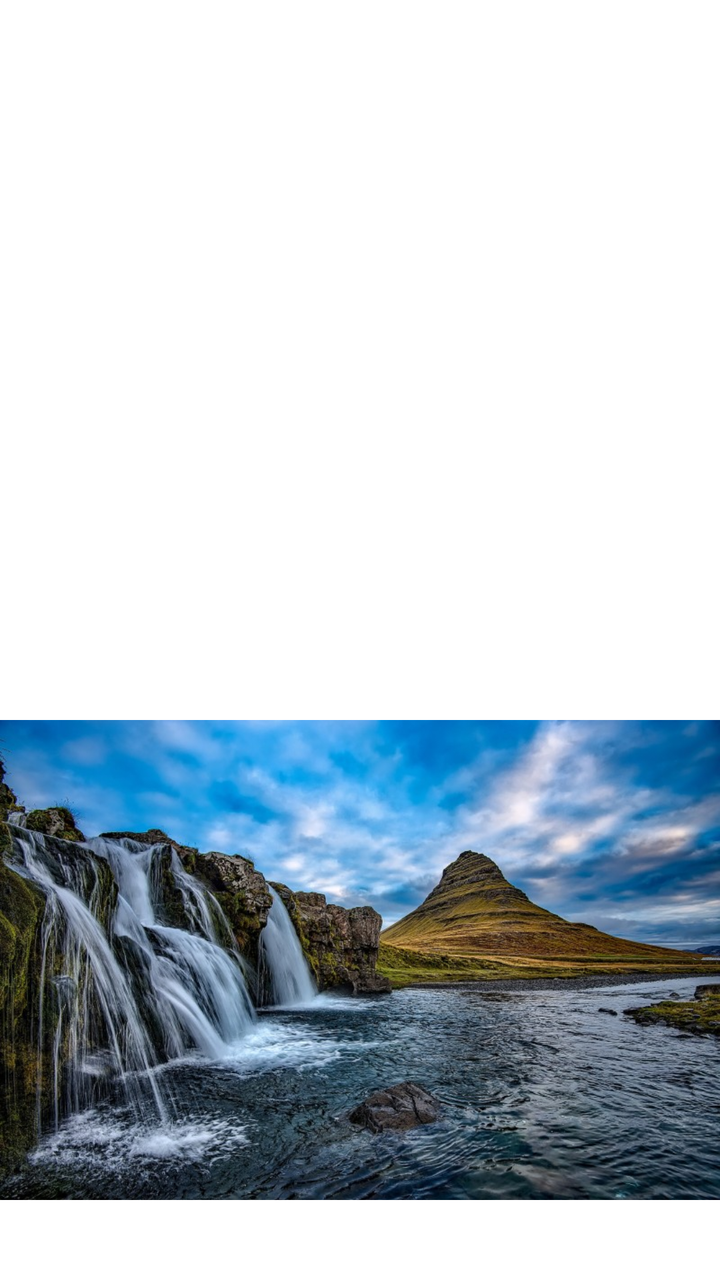
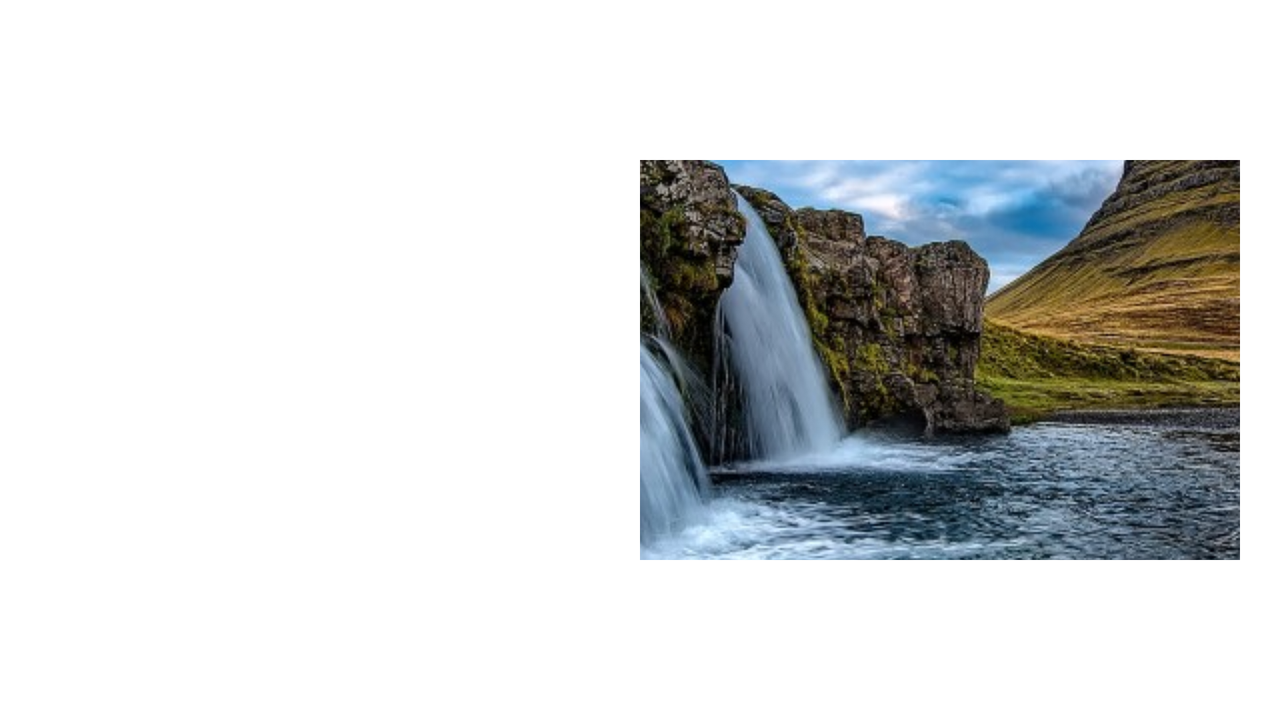

One screen, two layout resources from the same app: the default and the repository's alternative for another configuration. Each is rendered where Android would select it; the XML of both is given below.
<!-- AndroidManifest.xml: application theme Theme.AndroidFirst -->
<!-- res/layout/activity_main7.xml -->
<?xml version="1.0" encoding="utf-8"?>
<LinearLayout xmlns:android="http://schemas.android.com/apk/res/android"
    xmlns:app="http://schemas.android.com/apk/res-auto"
    xmlns:tools="http://schemas.android.com/tools"
    android:layout_width="match_parent"
    android:layout_height="match_parent"
    android:orientation="vertical"
    tools:context=".MainActivity7">

    <ImageView
        android:layout_width="match_parent"
        android:layout_height="0dp"
        android:layout_weight="1"
        android:adjustViewBounds="true"
        android:src="@drawable/natural1" />

    <ImageView
        android:layout_width="match_parent"
        android:layout_height="0dp"
        android:layout_weight="1"
        android:adjustViewBounds="true"
        android:src="@drawable/nature" />

</LinearLayout>
<!-- resources referenced by this layout -->
<resources>
  <!-- drawable nature: jpg bitmap (drawable, 167965 bytes) -->
</resources>
<!-- res/layout-land/activity_main7.xml (the repository's variant of the layout above) -->
<!-- drawn on the phone turned sideways -->
<?xml version="1.0" encoding="utf-8"?>
<LinearLayout xmlns:android="http://schemas.android.com/apk/res/android"
    xmlns:app="http://schemas.android.com/apk/res-auto"
    xmlns:tools="http://schemas.android.com/tools"
    android:layout_width="match_parent"
    android:layout_height="match_parent"
    android:gravity="center"
    android:orientation="horizontal"
    android:paddingLeft="20dp"
    android:paddingRight="20dp"
    tools:context=".MainActivity7">

    <ImageView
        android:layout_width="0dp"
        android:layout_height="200dp"
        android:layout_weight="1"
        android:scaleType="center"
        android:src="@drawable/natural1" />

    <ImageView
        android:layout_width="0dp"
        android:layout_height="200dp"
        android:layout_weight="1"
        android:scaleType="center"
        android:src="@drawable/nature" />

</LinearLayout>
